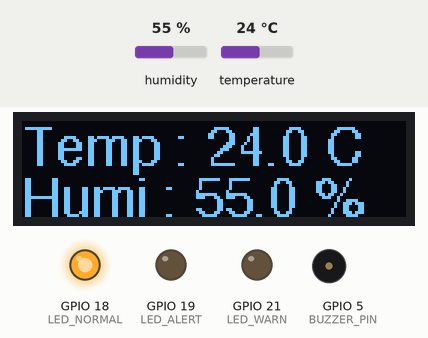
Simulated run of this sketch. Board: ESP32. On the bench: 128×32 one-colour display, output pins drawn as LEDs (lit = HIGH), buzzer (waves = sounding, pin HIGH). Dashed ring = blinking. Inputs (shaded band) come from the test bench; at power-on: temperature 24 °C, humidity 55 %. WiFi joins after 1.5 s; servers stay silent unless stated.

Above: at 2.7 s.
2.8 s: temperature set to 12 °C
At 4.74 s:
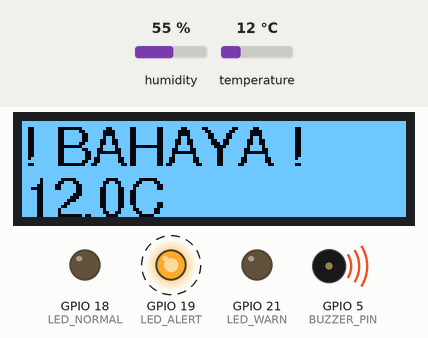
6.7 s: temperature set to 19.6 °C
At 7.77 s:
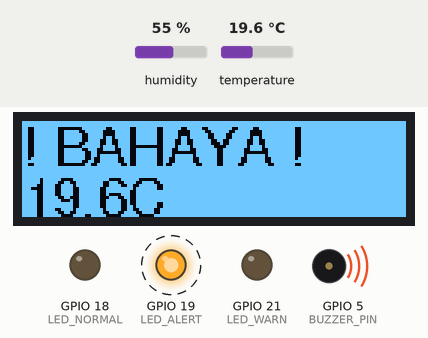
10.0 s: temperature set to 20.6 °C
At 11.0 s:
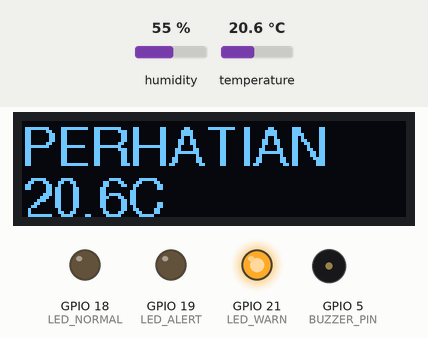
12.0 s: temperature set to 23.5 °C
At 14.6 s:
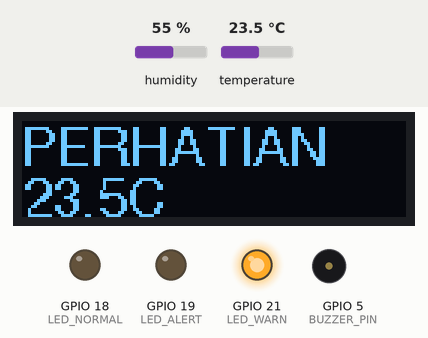
15.0 s: temperature set to 24.7 °C
At 16.8 s:
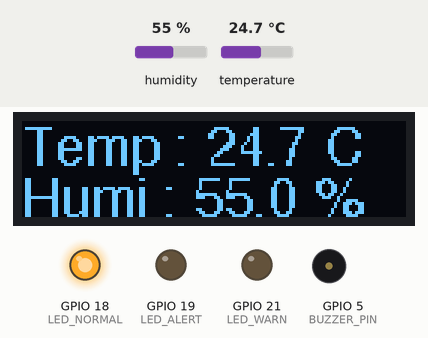
18.0 s: humidity set to 22 %
At 20.4 s:
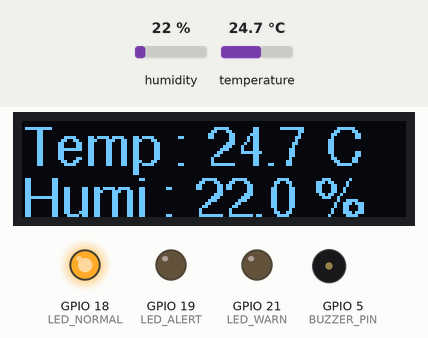
Timing chart, 0 to 21.9 s (numbered marks = the images above; inputs shaded):
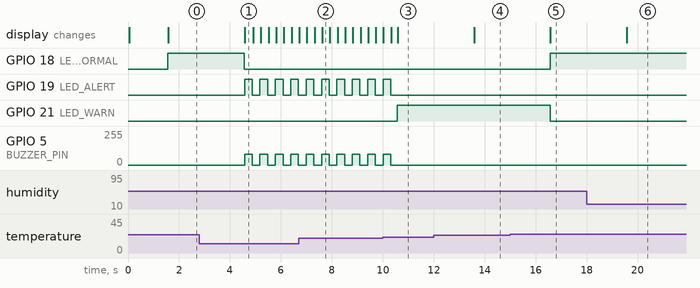

Measured:
- the behaviour switches between 19.9 and 20 °C on temperature (found by bisection; images 2 and 3)
- the behaviour switches between 23.9 and 24 °C on temperature (found by bisection; images 4 and 5)
- after the input at 2.8 s, GPIO 18 (LED_NORMAL): HIGH → LOW after 1.8 s; GPIO 19 (LED_ALERT): alternates HIGH for 0.30 s and LOW for 0.30 s, starting after 1.8 s; GPIO 5 (BUZZER_PIN): alternates 80/255 for 0.30 s and 0/255 for 0.30 s, starting after 1.8 s; the display: first changes after 1.8 s (image 1 shows a later state)
- after the input at 6.7 s, the display: first differs from a run without the input after 0.92 s (image 2)
- after the input at 10.0 s, GPIO 19 (LED_ALERT): goes on until 10.3 s, then stays LOW; GPIO 21 (LED_WARN): LOW → HIGH after 0.57 s; GPIO 5 (BUZZER_PIN): goes on until 10.3 s, then stays 0/255; the display: first differs from a run without the input after 0.58 s (image 3)
- after the input at 12.0 s, the display: changes after 1.6 s (image 4)
- after the input at 15.0 s, GPIO 18 (LED_NORMAL): LOW → HIGH after 1.6 s; GPIO 21 (LED_WARN): HIGH → LOW after 1.6 s; the display: changes after 1.6 s (image 5)
- after the input at 18.0 s, the display: changes after 1.6 s (image 6)

The sketch:

esp32_dht_ws.ino
```cpp
#include <WiFi.h>
#include <WiFiMulti.h>
#include <WebSocketsClient.h>
#include <DHT.h>
#include <Wire.h>
#include <Adafruit_GFX.h>
#include <Adafruit_SSD1306.h>
#include <Fonts/FreeSans9pt7b.h>

// --- Inisialisasi WiFiMulti ---
WiFiMulti wifiMulti;

// const char* server_ip = "192.168.10.185"; //dev
const char* server_ip = "spacetemp.rikiulir.site";
const uint16_t server_port = 8080;

// --- Konfigurasi Pin ---
#define I2C_SDA 26
#define I2C_SCL 27
#define LED_NORMAL 18 // Indikator suhu ideal (Hijau)
#define LED_WARN  21   // Indikator suhu peringatan (Kuning)
#define LED_ALERT 19  // Indikator suhu bahaya (Merah)
#define BUZZER_PIN 5  // Pin untuk Buzzer

// --- OLED 0.91" 128x32 ---
#define SCREEN_WIDTH 128
#define SCREEN_HEIGHT 32
#define OLED_RESET -1
Adafruit_SSD1306 display(SCREEN_WIDTH, SCREEN_HEIGHT, &Wire, OLED_RESET);

// --- DHT22 ---
const uint8_t DHTPIN = 15;
#define DHTTYPE DHT22
DHT dht(DHTPIN, DHTTYPE);

WebSocketsClient webSocket;

// Kontrol pengiriman data
bool monitoringEnabled = true;

// --- Variabel Waktu & Peringatan ---
const unsigned long SEND_INTERVAL_MS = 1000;
const unsigned long PING_INTERVAL_MS = 10000;
const unsigned long BLINK_INTERVAL_MS = 300;

unsigned long lastSend = 0;
unsigned long lastPing = 0;
unsigned long lastBlink = 0;

// --- Batas Suhu Ruang Bayi ---
const float TEMP_DANGER_MIN = 20.0;
const float TEMP_DANGER_MAX = 35.0;
const float TEMP_IDEAL_MIN = 24.0;
const float TEMP_IDEAL_MAX = 32.0;

// Status Logika
bool isAlertMode = false;
bool isWarnMode = false;
bool blinkState = false;

void updateOLED(float t, float h) {
  display.clearDisplay();

  display.setFont(&FreeSans9pt7b);
  display.setTextSize(1);
  display.setTextColor(SSD1306_WHITE);

  if (isnan(t) || isnan(h)) {
    display.setCursor(0, 20);
    display.print("DHT Error!");
  } else {
    if (isAlertMode) {
      display.setCursor(0, 14);
      display.print("! BAHAYA !");
      display.setCursor(0, 31);
      display.print(t, 1);
      display.print("C");
    } else if (isWarnMode) {
      display.setCursor(0, 14);
      display.print("PERHATIAN");
      display.setCursor(0, 31);
      display.print(t, 1);
      display.print("C");
    } else {
      display.setCursor(0, 14);
      display.print("Temp : ");
      display.print(t, 1);
      display.print(" C");

      display.setCursor(0, 31);
      display.print("Humi : ");
      display.print(h, 1);
      display.print(" %");
    }
  }

  display.display();
  display.setFont();
}

void processSensorData() {
  if (millis() - lastSend < SEND_INTERVAL_MS) return;
  lastSend = millis();

  float t = dht.readTemperature();
  float h = dht.readHumidity();

  if (!isnan(t)) {
    // Evaluasi Status Suhu
    if (t < TEMP_DANGER_MIN || t >= TEMP_DANGER_MAX) {
      isAlertMode = true;
      isWarnMode = false;
    } else if (t >= TEMP_IDEAL_MIN && t <= TEMP_IDEAL_MAX) {
      isAlertMode = false;
      isWarnMode = false;
    } else {
      // Masuk rentang peringatan (22-23 atau 28-30)
      isAlertMode = false;
      isWarnMode = true;
    }

    // Eksekusi Kondisi Berdasarkan Status
    if (isAlertMode) {
      // LED Normal dan Warn dimatikan paksa, LED Merah diatur oleh fungsi blink di loop()
      digitalWrite(LED_NORMAL, LOW);
      digitalWrite(LED_WARN, LOW);
    } else if (isWarnMode) {
      // LED Kuning aktif, layar berhenti berkedip
      display.invertDisplay(false);
      digitalWrite(LED_NORMAL, LOW);
      digitalWrite(LED_WARN, HIGH);
      digitalWrite(LED_ALERT, LOW);
      analogWrite(BUZZER_PIN, 0);
    } else {
      // LED Hijau aktif, layar berhenti berkedip
      display.invertDisplay(false);
      digitalWrite(LED_NORMAL, HIGH);
      digitalWrite(LED_WARN, LOW);
      digitalWrite(LED_ALERT, LOW);
      analogWrite(BUZZER_PIN, 0);
    }
  }

  updateOLED(t, h);

  if (isnan(t) || isnan(h)) {
    Serial.println("[ERROR] Gagal baca sensor DHT22");
    return;
  }

  if (!monitoringEnabled) return;

  String json = "{\"temp\":" + String(t, 2) + ",\"humi\":" + String(h, 2) + "}";
  if (webSocket.isConnected()) {
    webSocket.sendTXT(json);
  }
}

void handleServerText(const String &p) {
  String msg = p;
  msg.trim();

  if (msg.indexOf("\"start\"") >= 0 || msg.indexOf("\"type\":\"start\"") >= 0) {
    monitoringEnabled = true;
    webSocket.sendTXT("{\"type\":\"esp_ack\",\"cmd\":\"start\",\"status\":\"ok\"}");
    return;
  }
  if (msg.indexOf("\"stop\"") >= 0 || msg.indexOf("\"type\":\"stop\"") >= 0) {
    monitoringEnabled = false;
    webSocket.sendTXT("{\"type\":\"esp_ack\",\"cmd\":\"stop\",\"status\":\"ok\"}");
    return;
  }
}

void webSocketEvent(WStype_t type, uint8_t * payload, size_t length) {
  switch (type) {
    case WStype_CONNECTED:
      webSocket.sendTXT("{\"type\":\"esp_status\",\"status\":\"online\"}");
      break;
    case WStype_TEXT:
      if (payload && length > 0) {
        char *buf = (char*)malloc(length + 1);
        if (buf) {
          memcpy(buf, payload, length);
          buf[length] = '\0';
          String s = String(buf);
          free(buf);
          handleServerText(s);
        }
      }
      break;
    default:
      break;
  }
}

void setup() {
  Serial.begin(115200);

  pinMode(LED_NORMAL, OUTPUT);
  pinMode(LED_WARN, OUTPUT);
  pinMode(LED_ALERT, OUTPUT);
  pinMode(BUZZER_PIN, OUTPUT);

  digitalWrite(LED_NORMAL, LOW);
  digitalWrite(LED_WARN, LOW);
  digitalWrite(LED_ALERT, LOW);
  analogWrite(BUZZER_PIN, 0);

  Wire.begin(I2C_SDA, I2C_SCL);

  if(!display.begin(SSD1306_SWITCHCAPVCC, 0x3C)) {
    Serial.println(F("[ERROR] SSD1306 allocation failed"));
  } else {
    display.clearDisplay();
    display.setTextSize(1);
    display.setTextColor(SSD1306_WHITE);
    display.setCursor(0,0);
    display.println("Booting System...");
    display.display();
  }

  dht.begin();

  if(display.getBuffer() != NULL) {
    display.clearDisplay();
    display.setCursor(0,0);
    display.println("Connecting WiFi...");
    display.display();
  }

  // Daftarkan SSID dan Password (Prioritas failover)
  wifiMulti.addAP("bit-2", "aaaaaaaa");
  wifiMulti.addAP("antiwacana_2,4G", "mauwifian");

  // Tunggu hingga salah satu koneksi berhasil
  while (wifiMulti.run() != WL_CONNECTED) {
    delay(500);
  }

  webSocket.begin(server_ip, server_port, "/?client=esp");
  webSocket.onEvent(webSocketEvent);
  webSocket.setReconnectInterval(5000);
}

void loop() {
  // Hanya eksekusi WebSocket jika WiFi sedang terhubung
  if (wifiMulti.run() == WL_CONNECTED) {
    webSocket.loop();

    if (millis() - lastPing > PING_INTERVAL_MS) {
      lastPing = millis();
      if (webSocket.isConnected()) {
        webSocket.sendPing();
      }
    }
  }

  processSensorData();

  // --- LOGIKA KEDIP PERINGATAN (BAHAYA) ---
  if (isAlertMode) {
    if (millis() - lastBlink > BLINK_INTERVAL_MS) {
      lastBlink = millis();
      blinkState = !blinkState;

      display.invertDisplay(blinkState);

      if (blinkState) {
        digitalWrite(LED_ALERT, HIGH);
        analogWrite(BUZZER_PIN, 80);
      } else {
        digitalWrite(LED_ALERT, LOW);
        analogWrite(BUZZER_PIN, 0);
      }
    }
  }
}
```
